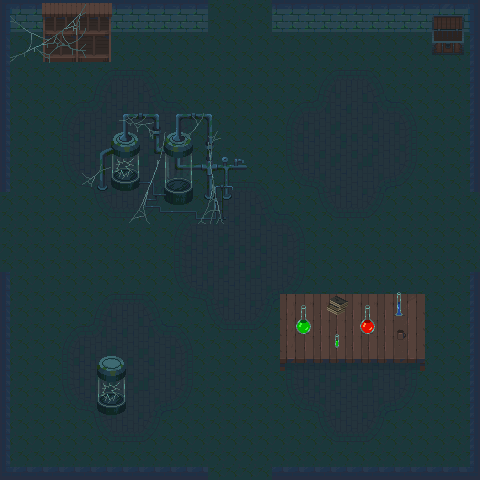

A 2D game scene composited from a Tiled map and its tileset images. What follows is a short description and the map's XML, with each tile layer's data collapsed to a summary:
An orthogonal 30x30 tile map with 16x16 px tiles, 4 tile layers (floor, wall, object, object2), 5 tilesets and 9 objects.

<map version="1.10" tiledversion="1.10.1" orientation="orthogonal" renderorder="right-down" width="30" height="30" tilewidth="16" tileheight="16" infinite="0" nextlayerid="18" nextobjectid="20">
 <tileset firstgid="1" name="Dungeon_Tileset" tilewidth="16" tileheight="16" tilecount="100" columns="10">
  <image source="../Dungeon_Tileset.png" width="160" height="160" />
 </tileset>
 <tileset firstgid="101" name="flag" tilewidth="16" tileheight="16" tilecount="4" columns="1">
  <image source="../flag.png" width="16" height="64" />
  <tile id="0">
   <animation>
    <frame tileid="0" duration="100" />
    <frame tileid="1" duration="100" />
    <frame tileid="2" duration="100" />
    <frame tileid="3" duration="100" />
   </animation>
  </tile>
 </tileset>
 <tileset firstgid="105" name="Tileset-Terrain2" tilewidth="16" tileheight="16" tilecount="11440" columns="130">
  <image source="../Tileset-Terrain2.png" width="2080" height="1408" />
 </tileset>
 <tileset firstgid="11545" name="Tileset-Terrain" tilewidth="16" tileheight="16" tilecount="16900" columns="130">
  <image source="../Tileset-Terrain.png" width="2080" height="2080" />
 </tileset>
 <tileset firstgid="28445" name="atlas-props" tilewidth="16" tileheight="16" tilecount="12508" columns="118">
  <image source="../atlas-props.png" width="1899" height="1696" />
  <tile id="4030">
   <objectgroup draworder="index" id="2">
    <object id="1" x="2" y="15.9091">
     <polygon points="0,0 0,-4.81818 4,-4.90909 4,-11 5,-11.8182 12,-11.9091 12.8182,-10.8182 13,-4.90909 14,-5 14.1818,-0.0909091" />
    </object>
   </objectgroup>
  </tile>
  <tile id="4031">
   <objectgroup draworder="index" id="2">
    <object id="1" x="16" y="1.09091">
     <polygon points="0,0 -3.90909,-0.0909091 -7,0.909091 -9.09091,2 -10.9091,2.81818 -13,4.90909 -15.9091,7.90909 -15.9091,14.9091 0.0909091,15" />
    </object>
   </objectgroup>
  </tile>
  <tile id="4032">
   <objectgroup draworder="index" id="2">
    <object id="1" x="0" y="0.909091">
     <polygon points="0,0 4.90909,0 7.81818,1.09091 9.81818,2.09091 12,3.18182 13.0909,4.54545 14,5.18182 16,7.54545 16,14.9091 0,15" />
    </object>
   </objectgroup>
  </tile>
  <tile id="4033">
   <objectgroup draworder="index" id="2">
    <object id="1" x="0" y="8.81818">
     <polygon points="0,0 2.81818,4.54545 2.90909,7 0,7" />
    </object>
    <object id="2" x="7.09091" y="11.0909">
     <polygon points="0,0 7.63636,0.0909091 7.72727,4.81818 0,4.90909" />
    </object>
   </objectgroup>
  </tile>
  <tile id="4272">
   <objectgroup draworder="index" id="2">
    <object id="4" x="0" y="3.09091">
     <polygon points="0,0 3.81818,-0.0909091 13.8182,10 13.8182,12.8182 -0.0909091,12.8182" />
    </object>
   </objectgroup>
  </tile>
  <tile id="4506">
   <objectgroup draworder="index" id="2">
    <object id="1" x="6.63636" y="-0.181818">
     <polygon points="0,0 0.272727,2.09091 9.18182,2.09091 9.27273,0.0909091" />
    </object>
   </objectgroup>
  </tile>
  <tile id="4507">
   <objectgroup draworder="index" id="3">
    <object id="2" x="0.0909091" y="0.0909091">
     <polygon points="0,0 15.8182,0 15.8182,1.81818 0.0909091,1.81818" />
    </object>
   </objectgroup>
  </tile>
  <tile id="4508">
   <objectgroup draworder="index" id="2">
    <object id="1" x="-0.181818" y="1.81818">
     <polygon points="0,0 14.0909,0.0909091 14.0909,-1.72727 0.181818,-1.81818" />
    </object>
   </objectgroup>
  </tile>
 </tileset>
 <layer id="15" name="floor" width="30" height="30">
  <data>[900 cells, 900 non-empty, 1 distinct tile ids]</data>
 </layer>
 <layer id="13" name="wall" width="30" height="30">
  <data>[900 cells, 502 non-empty, 91 distinct tile ids]</data>
 </layer>
 <layer id="16" name="object" width="30" height="30">
  <data>[900 cells, 166 non-empty, 126 distinct tile ids]</data>
 </layer>
 <layer id="17" name="object2" width="30" height="30">
  <data>[900 cells, 95 non-empty, 95 distinct tile ids]</data>
 </layer>
</map>
